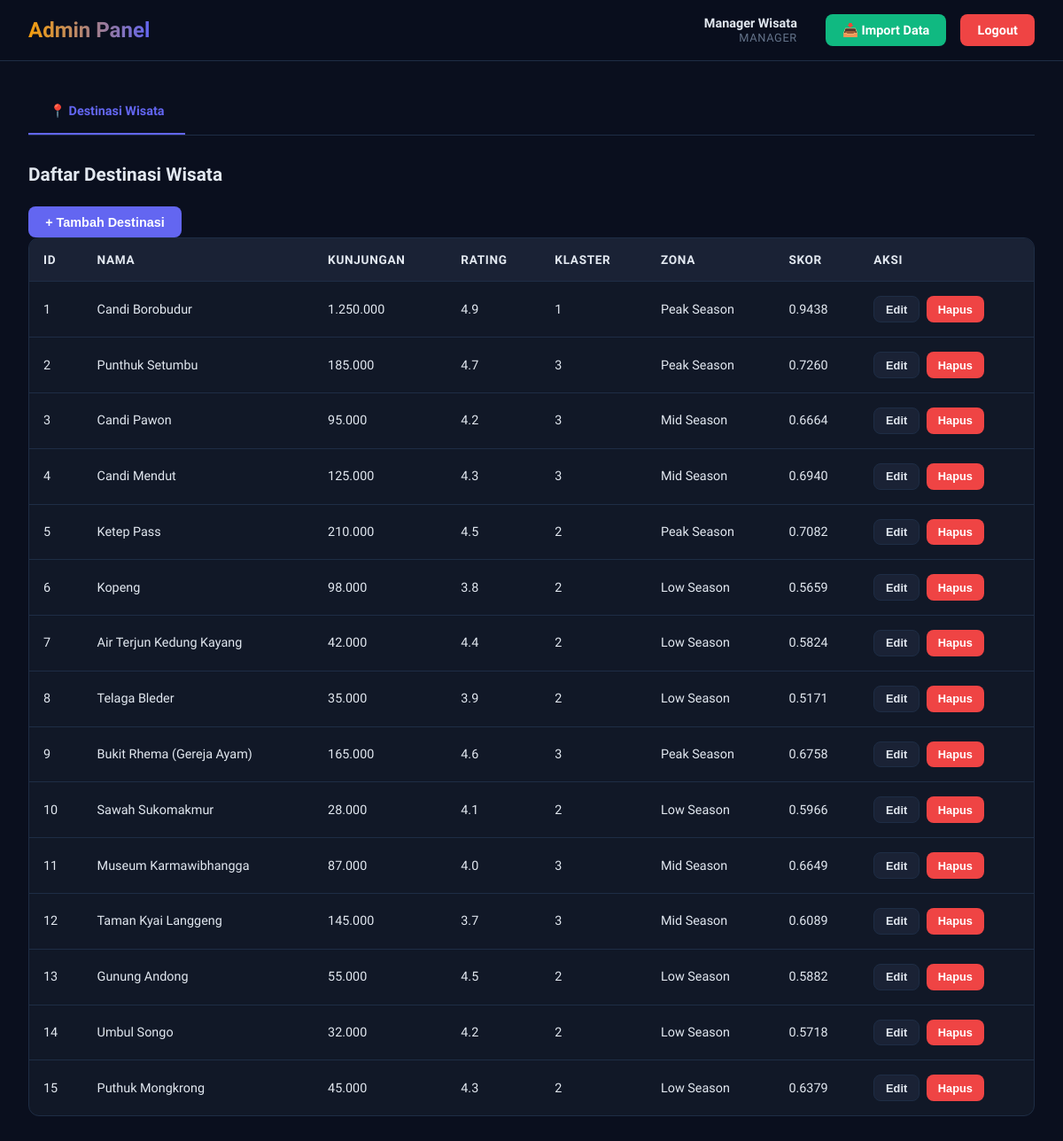
Screenshot of /admin.php (signed in) with the database file from the repository.
### tables this page shows
CREATE TABLE IF NOT EXISTS destinations (
    id INT AUTO_INCREMENT PRIMARY KEY,
    nama VARCHAR(255) NOT NULL,
    lon DECIMAL(10, 4) NOT NULL,
    lat DECIMAL(10, 4) NOT NULL,
    kunjungan INT NOT NULL,
    rating DECIMAL(3, 1) NOT NULL,
    aksesibilitas INT NOT NULL,
    fasilitas INT NOT NULL,
    potensi_alam INT NOT NULL,
    potensi_budaya INT NOT NULL,
    pendapatan DECIMAL(12, 2) NOT NULL,
    trend DECIMAL(5, 3) NOT NULL,
    zona VARCHAR(50) NOT NULL,
    klaster INT NOT NULL,
    skor DECIMAL(6, 4) NOT NULL,
    rekomendasi TEXT NOT NULL,
    created_at TIMESTAMP DEFAULT CURRENT_TIMESTAMP,
    updated_at TIMESTAMP DEFAULT CURRENT_TIMESTAMP ON UPDATE CURRENT_TIMESTAMP
);

### config.php (called while the page is built, shortened)
<?php
function getAllDestinations($conn)
{
    $sql = "SELECT * FROM destinations ORDER BY id ASC";
    $result = $conn->query($sql);
    $destinations = [];
    if ($result && $result->num_rows > 0) {
        while ($row = $result->fetch_assoc()) {
            $destinations[] = $row;
        }
    }
    return $destinations;
}

### admin.php (the view, shortened to what this page needs)
<?php
require_once 'config.php';
$destinations = getAllDestinations($conn);
$current_tab = $_GET['tab'] ?? 'destinations';
?>
<!DOCTYPE html>
<html lang="id">
<head>
</head>
<body>
    <div class="header">
        <h1>Admin Panel</h1>
        <div class="header-info">
            <div class="user-info">
                <div class="user-name"><?php echo htmlspecialchars($_SESSION['user_name']); ?></div>
                <div class="user-role"><?php echo htmlspecialchars($_SESSION['user_role']); ?></div>
            </div>
            <div class="header-actions">
                <a href="import.php" class="btn btn-success">📥 Import Data</a>
                <a href="admin.php?logout" class="btn btn-danger">Logout</a>
            </div>
        </div>
    </div>
    <div class="container">
        <div class="tabs">
            <button class="tab-button <?php echo ($current_tab === 'destinations') ? 'active' : ''; ?>" onclick="switchTab('destinations')">📍 Destinasi Wisata</button>
        </div>
        <div class="tab-content <?php echo ($current_tab === 'destinations') ? 'active' : ''; ?>">
            <h2 style="font-size: 1.3rem; margin-bottom: 1.5rem;">Daftar Destinasi Wisata</h2>
            <button class="btn btn-primary" onclick="openModal('destination')">+ Tambah Destinasi</button>
            <div class="table-container">
                <table>
                    <thead>
                        <tr>
                            <th>ID</th>
                            <th>Nama</th>
                            <th>Kunjungan</th>
                            <th>Rating</th>
                            <th>Klaster</th>
                            <th>Zona</th>
                            <th>Skor</th>
                            <th>Aksi</th>
                        </tr>
                    </thead>
                    <tbody>
                        <?php foreach ($destinations as $dest): ?>
                            <tr>
                                <td><?php echo $dest['id']; ?></td>
                                <td><?php echo htmlspecialchars($dest['nama']); ?></td>
                                <td><?php echo number_format($dest['kunjungan'], 0, ',', '.'); ?></td>
                                <td><?php echo number_format($dest['rating'], 1); ?></td>
                                <td><?php echo $dest['klaster']; ?></td>
                                <td><?php echo htmlspecialchars($dest['zona']); ?></td>
                                <td><?php echo number_format($dest['skor'], 4); ?></td>
                                <td>
                                    <div class="action-buttons">
                                        <button class="btn btn-secondary btn-small" onclick="editDestination(<?php echo $dest['id']; ?>)">Edit</button>
                                        <button class="btn btn-danger btn-small" onclick="deleteDestination(<?php echo $dest['id']; ?>)">Hapus</button>
                                    </div>
                                </td>
                            </tr>
                        <?php endforeach; ?>
                    </tbody>
                </table>
            </div>
        </div>
    </div>
</body>
</html>

### admin.php (style rules this page uses)
:root { --bg: #0a0f1e; --surface: #111827; --surface2: #1a2235; --border: #1e2d45; --text: #e2e8f0; --muted: #64748b; --accent: #6366f1; --k1: #f59e0b; --k2: #3b82f6; --k3: #10b981; --danger: #ef4444; }
* { margin: 0; padding: 0; box-sizing: border-box; }
body { background: var(--bg); color: var(--text); font-family: 'Sora', sans-serif; }
.header { background: rgba(10, 15, 30, 0.92); backdrop-filter: blur(12px); border-bottom: 1px solid var(--border); padding: 1rem 2rem; display: flex; justify-content: space-between; align-items: center; position: sticky; top: 0; z-index: 100; }
.header h1 { font-size: 1.5rem; background: linear-gradient(90deg, var(--k1), var(--accent)); -webkit-background-clip: text; -webkit-text-fill-color: transparent; }
.header-info { display: flex; gap: 2rem; align-items: center; }
.user-info { text-align: right; font-size: 0.9rem; }
.user-name { font-weight: 600; }
.user-role { font-size: 0.8rem; color: var(--muted); text-transform: uppercase; letter-spacing: 0.05em; }
.header-actions { display: flex; gap: 1rem; align-items: center; }
.btn { padding: 0.6rem 1.2rem; border-radius: 8px; font-size: 0.9rem; font-weight: 600; border: none; cursor: pointer; transition: all 0.2s; text-decoration: none; display: inline-block; }
.btn-primary { background: var(--accent); color: white; }
.btn-success { background: var(--k3); color: white; }
.btn-danger { background: var(--danger); color: white; }
.btn-secondary { background: var(--surface2); color: var(--text); border: 1px solid var(--border); }
.btn-small { padding: 0.4rem 0.8rem; font-size: 0.8rem; }
.container { max-width: 1200px; margin: 0 auto; padding: 2rem; }
.tabs { display: flex; gap: 1rem; margin-bottom: 2rem; border-bottom: 1px solid var(--border); padding-bottom: 0; flex-wrap: wrap; }
.tab-button { background: none; border: none; color: var(--muted); padding: 1rem 1.5rem; cursor: pointer; font-size: 0.9rem; font-weight: 600; border-bottom: 2px solid transparent; transition: all 0.2s; font-family: 'Sora', sans-serif; }
.tab-button.active { color: var(--accent); border-bottom-color: var(--accent); }
.table-container { background: var(--surface); border: 1px solid var(--border); border-radius: 12px; overflow: hidden; margin-bottom: 2rem; }
table { width: 100%; border-collapse: collapse; }
th { background: var(--surface2); padding: 1rem; text-align: left; font-weight: 600; border-bottom: 1px solid var(--border); font-size: 0.85rem; text-transform: uppercase; letter-spacing: 0.05em; }
td { padding: 1rem; border-bottom: 1px solid var(--border); font-size: 0.9rem; }
tr:last-child td { border-bottom: none; }
.action-buttons { display: flex; gap: 0.5rem; }
.tab-content { display: none; }
.tab-content.active { display: block; }

### rows the page displays
destinations: id "1", nama "Candi Borobudur", kunjungan "1.250.000", rating "4.9", klaster "1", zona "Peak Season", skor "0.9438"
destinations: id "2", nama "Punthuk Setumbu", kunjungan "185.000", rating "4.7", klaster "3", zona "Peak Season", skor "0.7260"
destinations: id "3", nama "Candi Pawon", kunjungan "95.000", rating "4.2", klaster "3", zona "Mid Season", skor "0.6664"
destinations: id "4", nama "Candi Mendut", kunjungan "125.000", rating "4.3", klaster "3", zona "Mid Season", skor "0.6940"
destinations: id "5", nama "Ketep Pass", kunjungan "210.000", rating "4.5", klaster "2", zona "Peak Season", skor "0.7082"
destinations: id "6", nama "Kopeng", kunjungan "98.000", rating "3.8", klaster "2", zona "Low Season", skor "0.5659"
destinations: id "7", nama "Air Terjun Kedung Kayang", kunjungan "42.000", rating "4.4", klaster "2", zona "Low Season", skor "0.5824"
destinations: id "8", nama "Telaga Bleder", kunjungan "35.000", rating "3.9", klaster "2", zona "Low Season", skor "0.5171"
destinations: id "9", nama "Bukit Rhema (Gereja Ayam)", kunjungan "165.000", rating "4.6", klaster "3", zona "Peak Season", skor "0.6758"
destinations: id "10", nama "Sawah Sukomakmur", kunjungan "28.000", rating "4.1", klaster "2", zona "Low Season", skor "0.5966"
destinations: id "11", nama "Museum Karmawibhangga", kunjungan "87.000", rating "4.0", klaster "3", zona "Mid Season", skor "0.6649"
destinations: id "12", nama "Taman Kyai Langgeng", kunjungan "145.000", rating "3.7", klaster "3", zona "Mid Season", skor "0.6089"
destinations: id "13", nama "Gunung Andong", kunjungan "55.000", rating "4.5", klaster "2", zona "Low Season", skor "0.5882"
destinations: id "14", nama "Umbul Songo", kunjungan "32.000", rating "4.2", klaster "2", zona "Low Season", skor "0.5718"
destinations: id "15", nama "Puthuk Mongkrong", kunjungan "45.000", rating "4.3", klaster "2", zona "Low Season", skor "0.6379"

### other values shown
$_SESSION['user_name'] "Manager Wisata"
$_SESSION['user_role'] "MANAGER"
